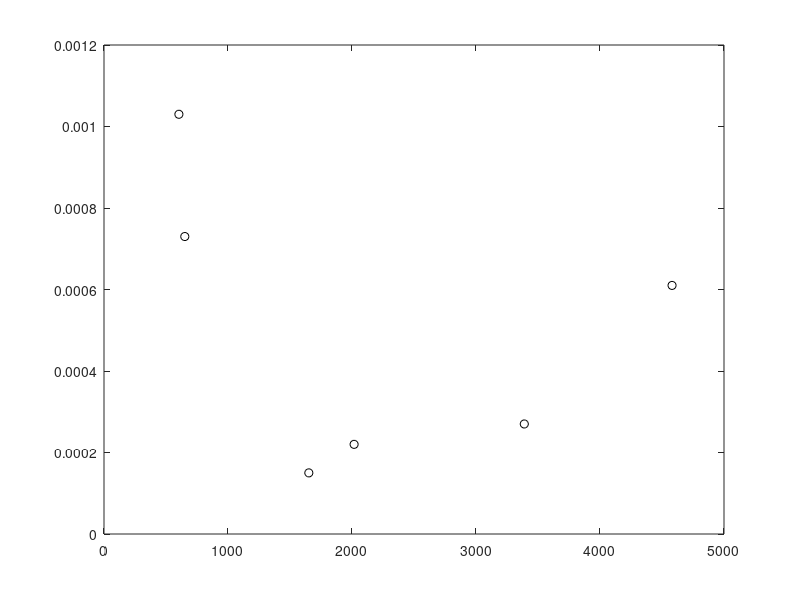

MATLAB code to generate this figure: (Note: this script raises an error after producing the figure.)


%Velocity_up=rmoutliers(Data(:,11))
displa_up=[0.061 0.015 0.027 0.022 0.073 0.103]*0.01% displacement in m/yr
uncer_displa=[0.037 0.016 0.013 0.017 0.018 0.030]*0.01 % uncertantanties in m/yr
dd=displa_up';
mo=[50000000 30000000 5000000];%pa
mogicor=[475367.09 6580590.6];
%secondmogi=59.372121,-153.429222 coordenadas segunda morgi source
dosmogi=[475606.91 6581567.72];
tresmogi=[473435.58 6583934.51];
first=[479886.43 6581339.77];
second= [473801.83 6580062.95];
third=[475625.60 6577211.10];
fourth=[475126.14 6582593.14];
fifth=[474720.21 6580513.28];
sixth=[475971.04 6580583.54];

xest=[ 479886.43 473801.83 475625.60 475126.14 474720.21 475971.04 ];
xnorth=[6581339.77 6580062.95 6577211.10 6582593.14 6580513.28 6580583.54];
%deltap=model parameters
%calculate r, horizaontal distance
ro=zeros(length(xest),1) 
rd=zeros(length(xest),1)
rt=zeros(length(xest),1)
for h=1:length(xest)

    ro(h)=sqrt((xest(h)-mogicor(1))^2+(xnorth(h)-mogicor(2))^2)
     rd(h)=sqrt((xest(h)-dosmogi(1))^2+(xnorth(h)-dosmogi(2))^2)
      rt(h)=sqrt((xest(h)-tresmogi(1))^2+(xnorth(h)-tresmogi(2))^2)

end 




 %P= 3*10^6%$Pa$
 %a= 500 %$m$
  a= 200 %$m$

 GG= 30*10^9 %$Pa$
 d= 5000%m%
%%
 %Our model is gonna assume 3 differents sources of magma.
 
%Calculate G
   
%G= zeros(length(displa_up),1);
%for k=1:length(displa_up)
 %  G(k)=(3*d*(a^3))/(4*GG*(d^2+r(k)^2)^(3/2));
%end 
r=[ro rd rt];
G= zeros(length(displa_up),2);

for k=1:length(displa_up)
    for j=1:3
     G(k,j)=(3*d*(a^3))/(4*GG*(d^2+r(k,j)^2)^(3/2));
    end
end 
esquarevalues=[]
x=lsqnonneg(G,dd)
for y=1:length(d);
    dp=G*x;
    e=(d(y,1)-dp(y,1))
    esquare=e^2
    esquarevalues=[esquarevalues, esquare]
end
efinal=sum(esquarevalues)
l22=sqrt(efinal)

figure,
plot(ro,dd,'ko');
hold on
errorbar(r,dd,uncer_displa,'r*')
ylim([-0.003, 0.003])
legend('Dispacement rate + uncertainty ', 'FontSize', 12)
xlabel('Distance to the mogi source [m]',  'FontSize', 18)
ylabel('Displacement rate [m/year]', 'FontSize', 18)


figure,
subplot(3,3,1);
plot(ro,dd,'ko');
hold on
errorbar(r,dd,uncer_displa,'r*')
ylim([-0.003, 0.003])
legend('Dispacement rate + uncertainty ', 'FontSize', 3)
xlabel('Distance to the mogi source [m]',  'FontSize', 6)
ylabel('Displacement rate [m/year]', 'FontSize', 6)
subplot(3,3,2);
plot(rd,dd,'ko');
hold on
errorbar(r,dd,uncer_displa,'r*')
ylim([-0.003, 0.003])
legend('Dispacement + uncertainty ', 'FontSize', 3)
xlabel('Distance to the mogi source [m]',  'FontSize', 6)
ylabel('Displacement [m/year]', 'FontSize', 6)

subplot(3,3,3);
plot(rt,dd,'ko');
hold on
errorbar(r,dd,uncer_displa,'r*')
ylim([-0.003, 0.003])
legend('Dispacement + uncertainty ', 'FontSize', 3)
xlabel('Distance to the mogi source [m]',  'FontSize', 6)
ylabel('Displacement [m/year]', 'FontSize', 6)

%plot(rr,dd,'ko')

p=1;
[U S V] =svd(G)
Up = U(:,1:1);
Sp = S(1:1,1:1);
Vp = V(:,1:1);
% %(∆P) is pressure change
% %in the chamber (10-40 MPa),
  ginverse=Vp*inv(Sp)*Up'
  mest=ginverse*dd
% predict data using estimated model parameters
dpred = G*mest % [s] predicted data
resid = dd-dpred; % [s], residual between observed and predicted data
L2 = sqrt(resid'*resid)
R=Vp*Vp.'
unce_d_2=[uncer_displa(1,1)^2 uncer_displa(1,2)^2 uncer_displa(1,3)^2 uncer_displa(1,4)^2 uncer_displa(1,5)^2 uncer_displa(1,6)^2];%
disp("The units of unce_d_2 are (mm/yr)^2 ")
cov_d=diag(unce_d_2)
cov_m= ginverse*cov_d*(ginverse)'
uncertainities=[sqrt(cov_m(1,1)) sqrt(cov_m(2,2)) sqrt(cov_m(3,3))]
%%
disp('L2 calculate for the last row')

% plot data
figure
plot([dd dpred],'*');
legend('Observed data','Predicted data','FontSize', 15);
xlabel('Stations','FontSize', 18);
ylabel('Displacement rate [m/year]','FontSize', 18);
title(['Surface displacement up using S=1, L2 Norm = ',num2str(L2),' [m]']);

figure,imagesc(S)
title('Matrix S');
colorbar

figure,imagesc(R)
title('Matrix resolution using S=1');
colorbar

figure,imagesc(cov_m)
title('Covariance matrix using S=1');
colorbar
figure  % plot model parameters
subplot(2,1,1)
imagesc(reshape(mo,1,3)'); 
caxis([1 10]); axis equal off
colorbar
title('Idealized pressure [km/s]');
subplot(2,1,2)
imagesc(reshape(mest,1,3)'); 
title(['Change Presion, p=',num2str(p)]);
caxis([1 10]); axis equal off
colorbar